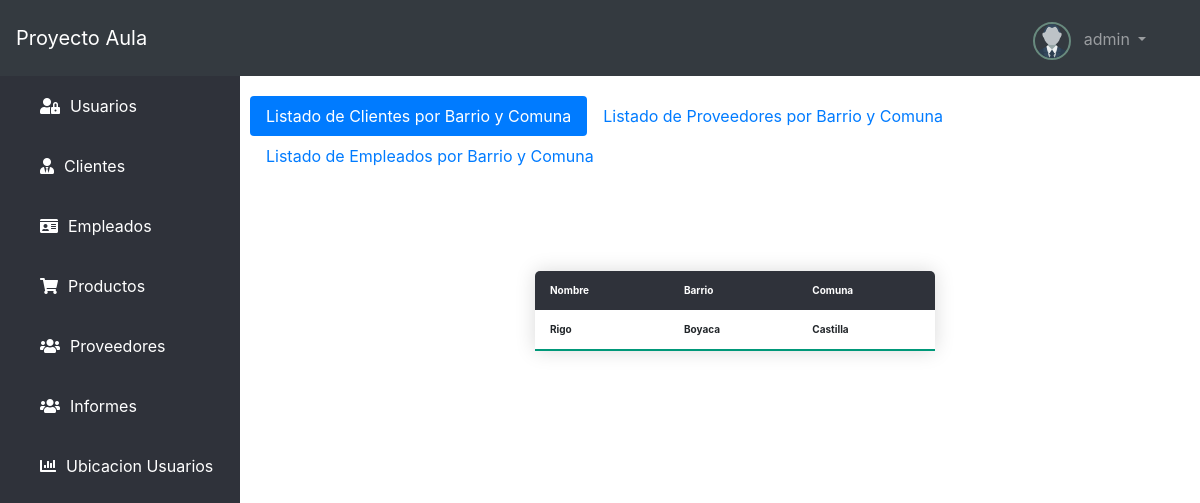
/report/index (signed in), run on the app's committed database.
### tables this page shows
CREATE TABLE `cliente` (
  `nombre` varchar(45) NOT NULL,
  `codigo` varchar(45) NOT NULL,
  `documento` varchar(45) DEFAULT NULL,
  `tipo` varchar(45) NOT NULL,
  `fecha_registro` date NOT NULL,
  `fecha_inactivo` date DEFAULT NULL,
  `imagen` varchar(100) NOT NULL,
  `email` varchar(45) DEFAULT NULL,
  `telefono` int(11) DEFAULT NULL,
  `cupo` double NOT NULL,
  `usuario` varchar(45) NOT NULL,
  `estado` varchar(40) NOT NULL,
  `barrio` varchar(100) DEFAULT NULL,
  `comuna` varchar(100) DEFAULT NULL
);

### controllers/ReportController.php (called while the page is built, shortened)
<?php
require_once 'controllers/ClientController.php';
class ReportController {
    public function index(){
        $client = new ClientController();
        $clients = $client->listClientNC();
        require_once 'views/report/indexReport.php';
    }
}

### config/ConfigBD.php (called while the page is built)
<?php
    class Database {
        static function connect(){
            $db = new mysqli('localhost', 'root', '', 'bdproyectoaula1');
            $db->query("SET NAMES 'utf8'");
            return $db;
        }
    }

### controllers/ClientController.php (called while the page is built, shortened)
<?php
    require_once 'models/Client.php';
    class ClientController {
        public function listClientNC(){
            $client = new Client();
            $clients = $client->getAll();
            return $clients;
        }
    }
?>

### models/Client.php (called while the page is built, shortened)
<?php
    Class Client {
        var $db;
        function  __construct(){
            $this->db = Database::connect();
        }
        public function getAll(){
            $sql = "SELECT * FROM CLIENTE WHERE estado = 'activo'";
            $clients = $this->db->query($sql);
            return $clients;
        }
    }
?>

### views/report/indexReport.php (the view, shortened to what this page needs)
<ul class="nav nav-pills mb-3" id="pills-tab" role="tablist">
  <li class="nav-item">
    <a class="nav-link active" id="pills-home-tab" data-toggle="pill" href="#pills-home" role="tab" aria-controls="pills-home" aria-selected="true">Listado de Clientes por Barrio y Comuna</a>
  </li>
  <li class="nav-item">
    <a class="nav-link" id="pills-profile-tab" data-toggle="pill" href="#pills-profile" role="tab" aria-controls="pills-profile" aria-selected="false">Listado de Proveedores por Barrio y Comuna</a>
  </li>
  <li class="nav-item">
    <a class="nav-link" id="pills-contact-tab" data-toggle="pill" href="#pills-contact" role="tab" aria-controls="pills-contact" aria-selected="false">Listado de Empleados por Barrio y Comuna</a>
  </li>
</ul>
<div class="tab-content" id="pills-tabContent">
  <div class="tab-pane fade show active" id="pills-home" role="tabpanel" aria-labelledby="pills-home-tab">
  <table id="tabla" class="content-table tam-table-report">
        <thead>
            <tr>
                <th>Nombre</th>
                <th>Barrio</th>
                <th>Comuna</th>
            </tr>
        </thead>
        <tbody>
        <?php while($cln = $clients->fetch_object()) : ?>
            <tr>
                <th><?=$cln->nombre?></th>
                <th><?=$cln->barrio?></th>
                <th><?=$cln->comuna?></th>
            </tr>
            <?php endwhile; ?>
        </tbody>
</table>
  </div>
</div>

### assets/css/menu.css (style rules this page uses)
body { margin: 0; padding: 0; font-family: "Roboto", sans-serif; }
.content-table { border-collapse: collapse; margin: 25px 0; font-size: 0.9em; min-width: 400px; border-radius: 5px 5px 0 0; overflow: hidden; box-shadow: 0 0 20px rgba(0, 0, 0, 0.15); }
.content-table thead tr { background-color:#2f323a; color: #ffffff; text-align: left; font-weight: bold; }
.content-table th, .content-table td { padding: 12px 15px; font-size: 10px; }
.content-table tbody tr { border-bottom: 1px solid #dddddd; }
.content-table tbody tr:last-of-type { border-bottom: 2px solid #009879; font-size: 10px; }
.tam-table-report { margin-top: 10%; margin-left: 30%; }

### data on the page
cliente: nombre "Rigo", barrio "Boyaca", comuna "Castilla"

### other printed values
$_SESSION['identity']->nombre "admin"
